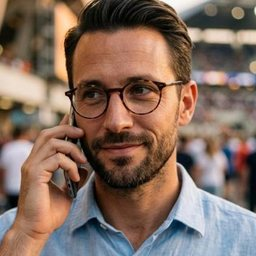
#> input picture voices/archizio.jpg, 256 x 256 px
$ python tile.py ../../../../voices/archizio.jpg
#> lines starting #> are read from the running program, lines starting #| are printed output that depends on the picture
import sys
from PIL import Image
def tile(src, dst, colh=1300, maxcols=4):
#> called with src = '../../../../voices/archizio.jpg', colh = 1300, maxcols = 4
    im=Image.open(src).convert('RGB'); w,h=im.size
#> in tile, im is the input picture: PIL image 256x256 RGB; mean R, G, B 131, 108.6, 96.4
#> after `w, h = im.size`: w = 256; h = 256
    im=im.resize((w//2,h//2)); w,h=im.size
#> after `im = im.resize((w // 2, h // 2))`:
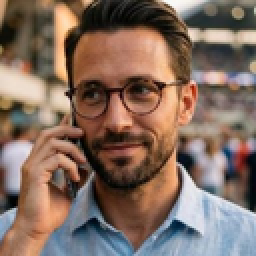
#> im: PIL image 128x128 RGB (shown 2 times larger); mean R, G, B 131, 108.6, 96.4
#> after `w, h = im.size`: w = 128; h = 128
    cols=[im.crop((0,y,w,min(h,y+colh))) for y in range(0,h,colh)][:maxcols]
#> cols = 1 item
    out=Image.new('RGB',(len(cols)*(w+10),colh),(40,40,40))
#> out: PIL image 138x1300 RGB; every value is 40
    for i,c in enumerate(cols): out.paste(c,(i*(w+10),0))
#> this loop made 1 pass
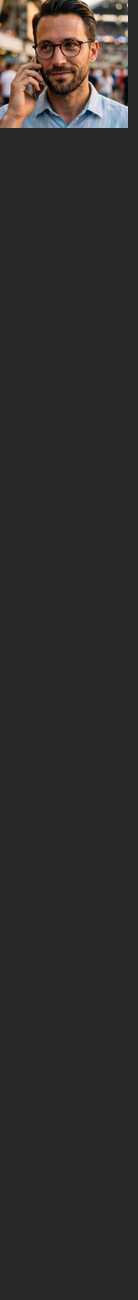
#> out: PIL image 138x1300 RGB; mean R, G, B 48.3, 46.3, 45.1
    out.save(dst); return len(cols), h
if __name__=='__main__':
    for s in sys.argv[1:]:
        import os; d='/home/claude/next-build/qa/v/'+os.path.basename(s)
        print(d, tile(s,d))

$ run again, on voices/jive.jpg
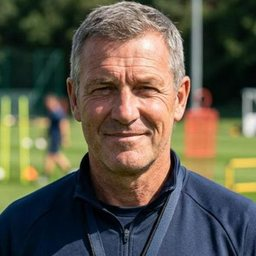
#> input picture voices/jive.jpg, 256 x 256 px
#> in tile, im is the input picture: PIL image 256x256 RGB; mean R, G, B 94.4, 90, 75.1
#> in tile, `im = im.resize((w // 2, h // 2))`:
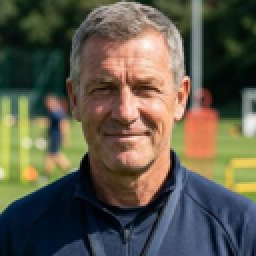
#> im: PIL image 128x128 RGB (shown 2 times larger); mean R, G, B 94.4, 90, 75.1
#> cols = 1 item
#> the loop in tile, `for i,c in enumerate(cols): out.paste(c,(i*(w+10),0))` made 1 pass
#> after the loop in tile, `for i,c in enumerate(cols): out.paste(c,(i*(w+10),0))`:
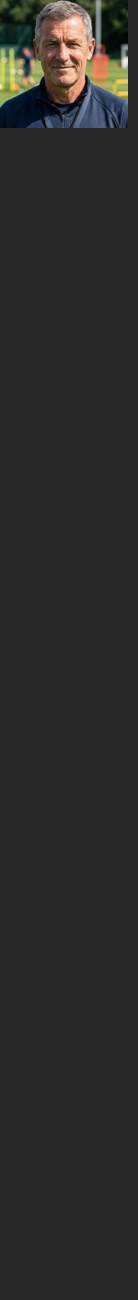
#> out: PIL image 138x1300 RGB; mean R, G, B 45, 44.6, 43.2

$ run again, on voices/malcolm.jpg
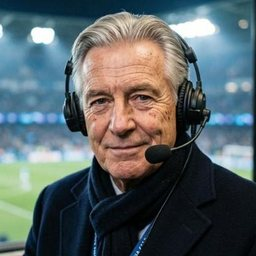
#> input picture voices/malcolm.jpg, 256 x 256 px
#> in tile, im is the input picture: PIL image 256x256 RGB; mean R, G, B 88.7, 99.1, 101.4
#> in tile, `im = im.resize((w // 2, h // 2))`:
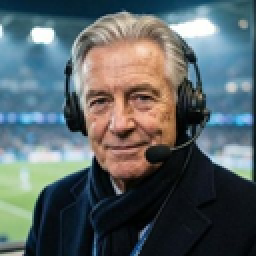
#> im: PIL image 128x128 RGB (shown 2 times larger); mean R, G, B 88.7, 99.1, 101.4
#> cols = 1 item
#> the loop in tile, `for i,c in enumerate(cols): out.paste(c,(i*(w+10),0))` made 1 pass
#> after the loop in tile, `for i,c in enumerate(cols): out.paste(c,(i*(w+10),0))`:
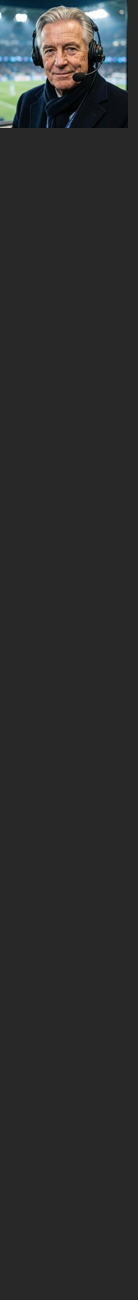
#> out: PIL image 138x1300 RGB; mean R, G, B 44.4, 45.4, 45.6
